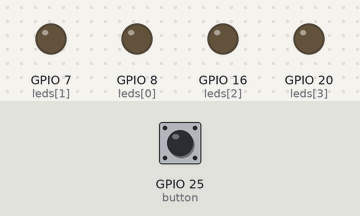
Recording of a program running on a simulated Raspberry Pi (BCM pin numbers). Shown: output pins drawn as LEDs (lit = HIGH). Inputs (shaded band) come from the test bench; at power-on: GPIO 25 (button) HIGH. What the program prints to the terminal is not drawn.

Above: at 1.2 s.
1.3 s: GPIO 25 (button) pulled LOW for 0.15 s
At 2.4 s:
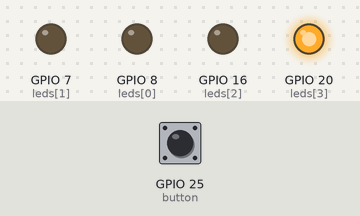
2.9 s: GPIO 25 (button) pulled LOW for 1 s
At 3.6 s:
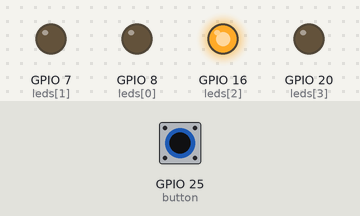
5.4 s: GPIO 25 (button) pulled LOW for 0.15 s
At 6.6 s:
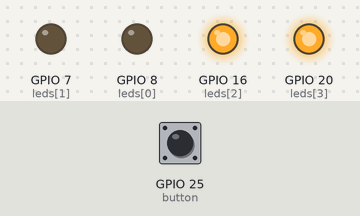
7.0 s: GPIO 25 (button) pulled LOW for 3.2 s
At 7.9 s:
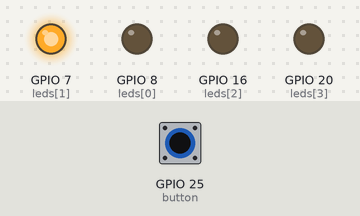
11.7 s: GPIO 25 (button) pulled LOW for 0.15 s
At 12.7 s:
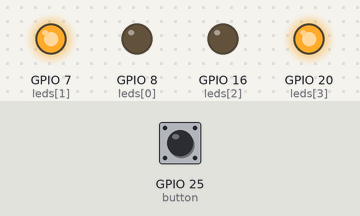
13.3 s: GPIO 25 (button) pulled LOW for 1 s
At 13.9 s:
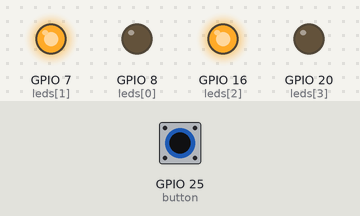
Timing chart, 0 to 16.3 s (numbered marks = the images above; inputs shaded):
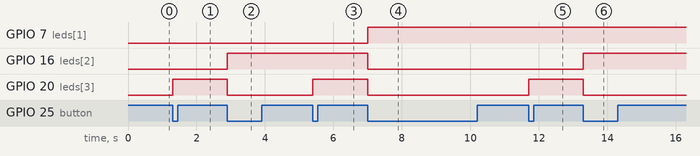

The program:

mission4.py
```python
from gpiozero import LED, Button
from time import sleep

# 4개의 LED 핀 (MSB -> LSB 순서)
led_pins = [8, 7, 16, 20]
leds = [LED(pin) for pin in led_pins]

# 버튼 핀 (풀업 활성화)
button = Button(25, pull_up=True)

# 4-bit 카운터 (0~15)
counter = 0

print("버튼을 누를 때마다 4비트 카운터 증가!")

while True:
    # 버튼이 눌렸을 때만 처리
    if button.is_pressed:
        counter = (counter + 1) % 16

        # 카운트 값을 4개의 LED로 표시
        for i in range(4):
            bit = (counter >> (3 - i)) & 1
            if bit:
                leds[i].on()
            else:
                leds[i].off()

        # 디바운스 및 중복 방지
        while button.is_pressed:
            sleep(0.05)  # 버튼을 떼기 전까지 대기

        sleep(0.2)  # 다음 입력까지 약간 대기
```

Measured:
- after the input at 1.3 s, GPIO 20 (leds[3]): LOW → HIGH at once
- after the input at 2.9 s, GPIO 16 (leds[2]): LOW → HIGH at once; GPIO 20 (leds[3]): HIGH → LOW at once
- after the input at 5.4 s, GPIO 20 (leds[3]): LOW → HIGH at once
- after the input at 7.0 s, GPIO 7 (leds[1]): LOW → HIGH at once; GPIO 16 (leds[2]), GPIO 20 (leds[3]): HIGH → LOW at once
- after the input at 11.7 s, GPIO 20 (leds[3]): LOW → HIGH at once
- after the input at 13.3 s, GPIO 16 (leds[2]): LOW → HIGH at once; GPIO 20 (leds[3]): HIGH → LOW at once
